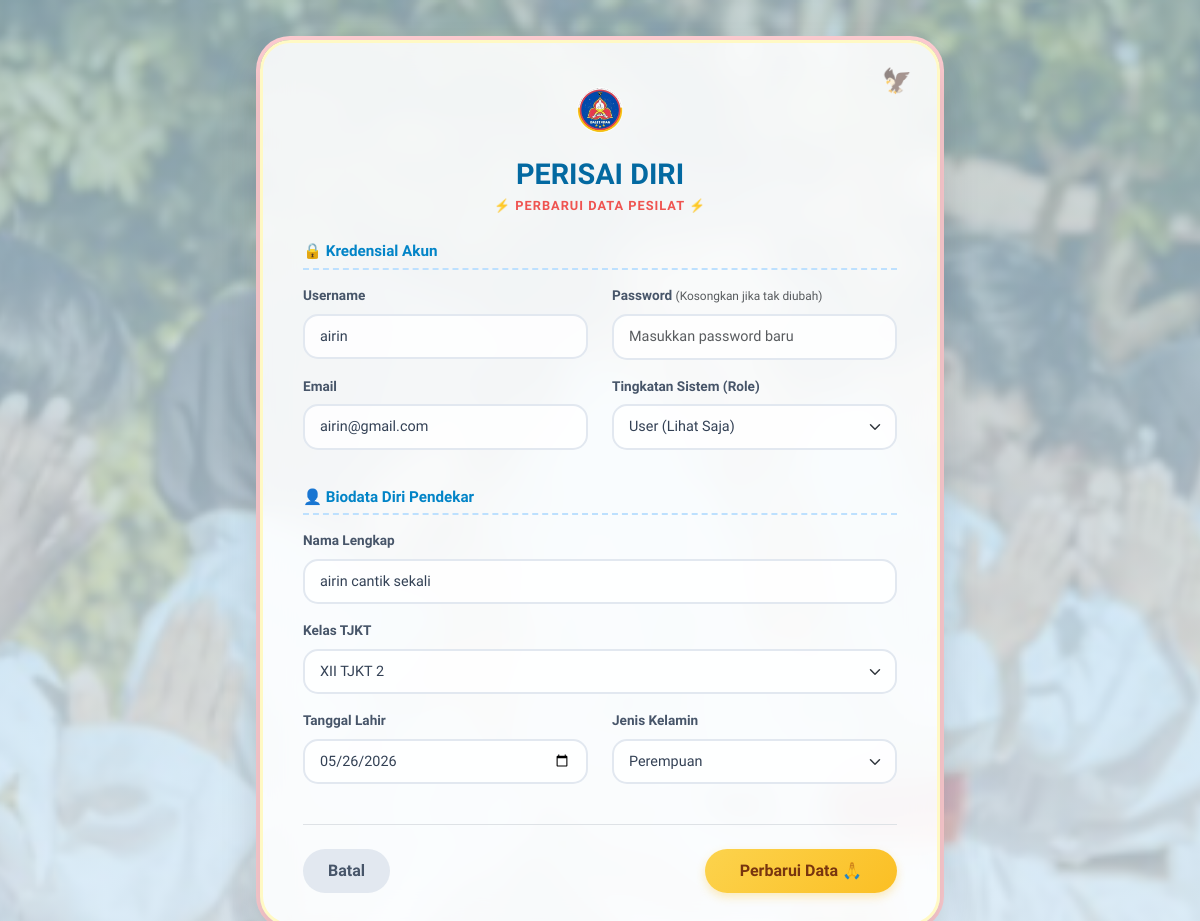
The app's page /edit.php?id=6 (signed in) with its own data.
### tables this page shows
CREATE TABLE `users` (
  `id` int(11) NOT NULL,
  `nama` varchar(100) NOT NULL,
  `kelas` varchar(50) NOT NULL,
  `tanggal_lahir` date NOT NULL,
  `jenis_kelamin` varchar(20) NOT NULL,
  `username` varchar(50) NOT NULL,
  `email` varchar(100) NOT NULL,
  `password` varchar(255) NOT NULL,
  `role` varchar(20) NOT NULL DEFAULT 'users'
);

### edit.php (the view, shortened to what this page needs)
<?php
include 'koneksi.php';
if (isset($_GET['id'])) {
    $id = $_GET['id'];
    $query = mysqli_query($koneksi, "SELECT * FROM users WHERE id = '$id'");
    $data = mysqli_fetch_array($query);
} else {
    header("location:index.php");
    exit;
}
?>
<!DOCTYPE html>
<html lang="id">
<head>
    <link href="https://cdn.jsdelivr.net/npm/bootstrap@5.3.3/dist/css/bootstrap.min.css" rel="stylesheet">
</head>
<body>
    <div class="form-container">
        <img src="logo_pd.jpeg" alt="Logo Perisai Diri" class="logo-img">
        <div class="form-title">PERISAI DIRI</div>
        <div class="form-subtitle">⚡ Perbarui Data Pesilat ⚡</div>
        <form method="POST" action="">
            <div class="section-divider">🔒 Kredensial Akun</div>
            <div class="row">
                <div class="col-md-6 mb-3">
                    <label class="form-label">Username</label>
                    <input type="text" name="username" class="form-control" value="<?php echo htmlspecialchars($data['username']); ?>" required autocomplete="off">
                </div>
                <div class="col-md-6 mb-3">
                    <label class="form-label">Password <span class="text-muted fw-normal small">(Kosongkan jika tak diubah)</span></label>
                    <input type="password" name="password" class="form-control" placeholder="Masukkan password baru">
                </div>
            </div>
            <div class="row">
                <div class="col-md-6 mb-3">
                    <label class="form-label">Email</label>
                    <input type="email" name="email" class="form-control" value="<?php echo htmlspecialchars($data['email']); ?>" required>
                </div>
                <div class="col-md-6 mb-3">
                    <label class="form-label">Tingkatan Sistem (Role)</label>
                    <select name="role" class="form-select" required>
                        <option value="users" <?php if($data['role'] == 'users') echo 'selected'; ?>>User (Lihat Saja)</option>
                    </select>
                </div>
            </div>
            <div class="section-divider">👤 Biodata Diri Pendekar</div>
            <div class="mb-3">
                <label class="form-label">Nama Lengkap</label>
                <input type="text" name="nama" class="form-control" value="<?php echo htmlspecialchars($data['nama']); ?>" required>
            </div>
            <div class="mb-3">
                <label class="form-label">Kelas TJKT</label>
                <select name="kelas" class="form-select" required>
                    <optgroup label="Kelas XII">
                        <option value="XII TJKT 2" <?php if($data['kelas'] == 'XII TJKT 2') echo 'selected'; ?>>XII TJKT 2</option>
                    </optgroup>
                </select>
            </div>
            <div class="row mb-4">
                <div class="col-md-6 mb-3">
                    <label class="form-label">Tanggal Lahir</label>
                    <input type="date" name="tanggal_lahir" class="form-control" value="<?php echo $data['tanggal_lahir']; ?>" required>
                </div>
                <div class="col-md-6 mb-3">
                    <label class="form-label">Jenis Kelamin</label>
                    <select name="jenis_kelamin" class="form-select" required>
                        <option value="Perempuan" <?php if($data['jenis_kelamin'] == 'Perempuan') echo 'selected'; ?>>Perempuan</option>
                    </select>
                </div>
            </div>
            <div class="d-flex justify-content-between align-items-center border-top pt-4">
                <a href="index.php" class="btn-back">Batal</a>
                <button type="submit" name="update" class="btn-update">Perbarui Data 🙏</button>
            </div>
        </form>
    </div>
</body>
</html>

### edit.php (style rules this page uses)
body { font-family: 'Varela Round', sans-serif; background-image: linear-gradient(rgba(186, 230, 253, 0.65), rgba(224, 242, 254, 0.75)), url('gambar1.png'); background-size: cover; background-position: center; background-repeat: no-repeat; background-attachment: fixed; min-height: 100vh; display: flex; align-items: center; justify-content: center; padding: 40px 0; margin: 0; }
.form-container { background: rgba(255, 255, 255, 0.88); backdrop-filter: blur(15px); border-radius: 30px; padding: 30px 40px; width: 100%; max-width: 680px; border: 3px solid #FFF9C4; box-shadow: 0 20px 40px rgba(0, 0, 0, 0.15), 0 0 0 4px #FFCDD2; text-align: center; position: relative; }
.form-container::before { content: '🦅'; position: absolute; top: 20px; right: 25px; font-size: 1.5rem; opacity: 0.6; }
.logo-img { width: 70px; height: 70px; object-fit: contain; margin-bottom: 10px; }
.form-title { color: #0369A1; font-weight: bold; font-size: 1.8rem; }
.form-subtitle { color: #EF5350; font-weight: bold; font-size: 0.8rem; letter-spacing: 1px; text-transform: uppercase; margin-bottom: 25px; }
.section-divider { color: #0284C7; font-weight: bold; font-size: 0.95rem; border-bottom: 2px dashed #BDE0FE; padding-bottom: 5px; margin-top: 20px; margin-bottom: 15px; text-align: left; }
.form-label { font-weight: bold; color: #475569; font-size: 0.85rem; display: block; text-align: left; }
.form-control, .form-select { background-color: rgba(255, 255, 255, 0.8) !important; border: 2px solid #E2E8F0 !important; border-radius: 15px; padding: 10px 15px; font-size: 0.9rem; color: #334155 !important; }
.btn-update { background: linear-gradient(135deg, #FCD34D 0%, #FBBF24 100%); color: #78350F; font-weight: bold; padding: 10px 35px; border-radius: 50px; border: none; box-shadow: 0 4px 10px rgba(251, 191, 36, 0.3); }
.btn-back { background-color: #E2E8F0; color: #475569; font-weight: bold; padding: 10px 25px; border-radius: 50px; text-decoration: none; }

### records on screen
users: username "airin", email "airin@gmail.com", role "User (Lihat Saja)", nama "airin cantik sekali", kelas "XII TJKT 2", tanggal_lahir "05/26/2026", jenis_kelamin "Perempuan"
